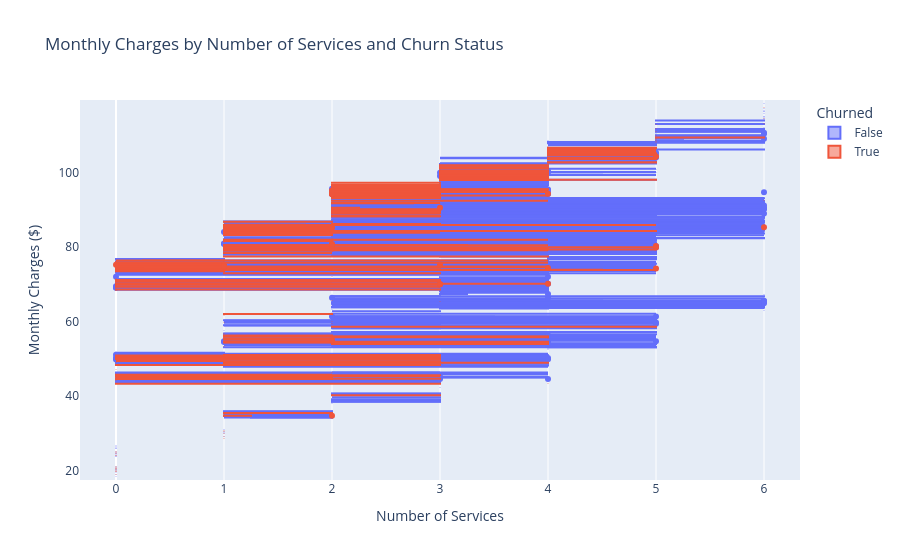

Notebook source saved alongside this figure:
### Code cell
# Total services subscribed
fig = px.box(df, x='total_services_count', y='monthly_charges', color='has_churned',
             title='Monthly Charges by Number of Services and Churn Status',
             labels={'total_services_count': 'Number of Services', 
                     'monthly_charges': 'Monthly Charges ($)',
                     'has_churned': 'Churned'})
fig.show()

# Churn by service count
services_churn = df.groupby('total_services_count')['has_churned'].mean()
print("\nChurn Rate by Number of Services:")
print(services_churn)

### Figure 1 — Plotly figure (JSON) as saved in the notebook; plotly's stock layout.template omitted (floating-point values rounded to 4 significant figures; data arrays with more than 128 entries replaced by an {"elided": "..."} marker saying what was removed)
{"data": [{"alignmentgroup": "True", "hovertemplate": "Churned=False<br>Number of Services=%{x}<br>Monthly Charges ($)=%{y}<extra></extra>", "legendgroup": "False", "marker": {"color": "#636efa"}, "name": "False", "notched": false, "offsetgroup": "False", "orientation": "h", "showlegend": true, "type": "box", "x": {"elided": "5174 int values"}, "x0": " ", "xaxis": "x", "y": {"elided": "5174 float values"}, "y0": " ", "yaxis": "y"}, {"alignmentgroup": "True", "hovertemplate": "Churned=True<br>Number of Services=%{x}<br>Monthly Charges ($)=%{y}<extra></extra>", "legendgroup": "True", "marker": {"color": "#EF553B"}, "name": "True", "notched": false, "offsetgroup": "True", "orientation": "h", "showlegend": true, "type": "box", "x": {"elided": "1869 int values"}, "x0": " ", "xaxis": "x", "y": {"elided": "1869 float values"}, "y0": " ", "yaxis": "y"}], "layout": {"boxmode": "group", "legend": {"title": {"text": "Churned"}, "tracegroupgap": 0}, "title": {"text": "Monthly Charges by Number of Services and Churn Status"}, "xaxis": {"anchor": "y", "domain": [0, 1], "title": {"text": "Number of Services"}}, "yaxis": {"anchor": "x", "domain": [0, 1], "title": {"text": "Monthly Charges ($)"}}}}
